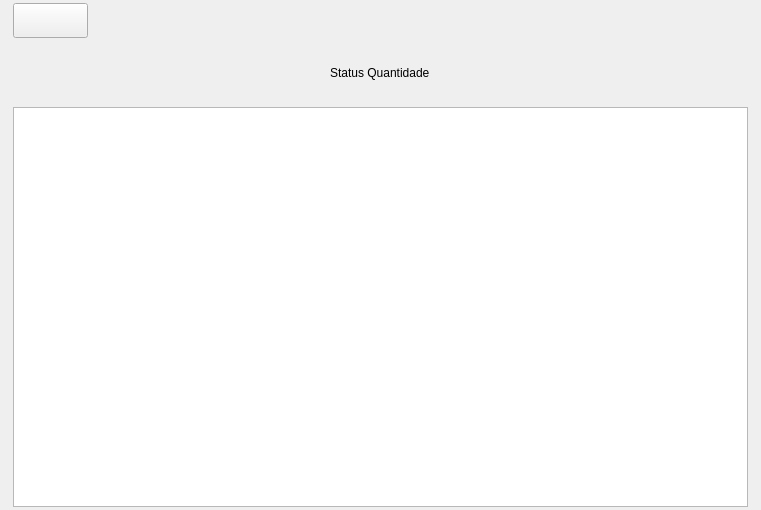
<?xml version="1.0" encoding="UTF-8"?>
<ui version="4.0">
 <class>WStatusQuantidade</class>
 <widget class="QWidget" name="WStatusQuantidade">
  <property name="geometry">
   <rect>
    <x>0</x>
    <y>0</y>
    <width>761</width>
    <height>510</height>
   </rect>
  </property>
  <property name="sizePolicy">
   <sizepolicy hsizetype="Fixed" vsizetype="Fixed">
    <horstretch>0</horstretch>
    <verstretch>0</verstretch>
   </sizepolicy>
  </property>
  <property name="minimumSize">
   <size>
    <width>761</width>
    <height>0</height>
   </size>
  </property>
  <property name="maximumSize">
   <size>
    <width>761</width>
    <height>16777215</height>
   </size>
  </property>
  <property name="windowTitle">
   <string>Form</string>
  </property>
  <layout class="QVBoxLayout" name="verticalLayout">
   <property name="spacing">
    <number>18</number>
   </property>
   <property name="leftMargin">
    <number>13</number>
   </property>
   <property name="topMargin">
    <number>1</number>
   </property>
   <property name="rightMargin">
    <number>13</number>
   </property>
   <property name="bottomMargin">
    <number>0</number>
   </property>
   <item alignment="Qt::AlignLeft">
    <widget class="QPushButton" name="pbVoltar">
     <property name="sizePolicy">
      <sizepolicy hsizetype="Fixed" vsizetype="Fixed">
       <horstretch>0</horstretch>
       <verstretch>0</verstretch>
      </sizepolicy>
     </property>
     <property name="minimumSize">
      <size>
       <width>75</width>
       <height>35</height>
      </size>
     </property>
     <property name="maximumSize">
      <size>
       <width>75</width>
       <height>35</height>
      </size>
     </property>
     <property name="cursor">
      <cursorShape>PointingHandCursor</cursorShape>
     </property>
     <property name="text">
      <string/>
     </property>
     <property name="shortcut">
      <string>Ctrl+B</string>
     </property>
    </widget>
   </item>
   <item alignment="Qt::AlignHCenter">
    <widget class="QLabel" name="outTitulo">
     <property name="sizePolicy">
      <sizepolicy hsizetype="Fixed" vsizetype="Fixed">
       <horstretch>0</horstretch>
       <verstretch>0</verstretch>
      </sizepolicy>
     </property>
     <property name="minimumSize">
      <size>
       <width>0</width>
       <height>29</height>
      </size>
     </property>
     <property name="maximumSize">
      <size>
       <width>16777215</width>
       <height>29</height>
      </size>
     </property>
     <property name="text">
      <string>Status Quantidade</string>
     </property>
    </widget>
   </item>
   <item alignment="Qt::AlignHCenter">
    <widget class="QTableView" name="tabela">
     <property name="sizePolicy">
      <sizepolicy hsizetype="Fixed" vsizetype="Fixed">
       <horstretch>0</horstretch>
       <verstretch>0</verstretch>
      </sizepolicy>
     </property>
     <property name="minimumSize">
      <size>
       <width>735</width>
       <height>400</height>
      </size>
     </property>
     <property name="maximumSize">
      <size>
       <width>735</width>
       <height>400</height>
      </size>
     </property>
     <attribute name="horizontalHeaderCascadingSectionResizes">
      <bool>true</bool>
     </attribute>
     <attribute name="verticalHeaderVisible">
      <bool>false</bool>
     </attribute>
    </widget>
   </item>
  </layout>
 </widget>
 <tabstops>
  <tabstop>pbVoltar</tabstop>
  <tabstop>tabela</tabstop>
 </tabstops>
 <resources/>
 <connections>
  <connection>
   <sender>pbVoltar</sender>
   <signal>clicked()</signal>
   <receiver>WStatusQuantidade</receiver>
   <slot>voltar()</slot>
   <hints>
    <hint type="sourcelabel">
     <x>50</x>
     <y>18</y>
    </hint>
    <hint type="destinationlabel">
     <x>199</x>
     <y>149</y>
    </hint>
   </hints>
  </connection>
 </connections>
 <slots>
  <slot>voltar()</slot>
 </slots>
</ui>
